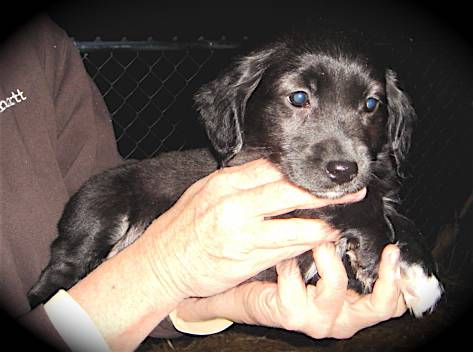
#> input picture foregrounds/dog.139.jpg, 473 x 352 px; its folder holds 4 pictures in this run
$ jupyter execute --allow-errors MultipleForegroundImages.ipynb
#> lines starting #> are read from the running program, lines starting #| are printed output that depends on the picture
[cell 1]
import os
import glob
import numpy as np
from random import randint
from matplotlib import pyplot as plt
from PIL import Image,ImageDraw
from shapely.geometry import Polygon
from random import choice
import PIL
import random

## Set all the configurations

[cell 2]
## the foreground image is rotated between -20 to +20 degree randomyl
foreground_rotate_lower=-20
foreground_rotate_upper=20
## upper and lower define the maximum and minimum foregrounds allowed in  one background.
##No. of foregrounds are randomly generated
upper=12
lower=1

relaxation=1

background_width=1920
background_height=1080

## Set all the paths required

[cell 3]
foregroundPath="Syn-Create/foregrounds/*"
saveAnnotation="Syn-Create/NewAnnotations/"
backgroundPath="Syn-Create/backgrounds/*"
destination="Syn-Create/syndata/"

## Read and view files

[cell 4]
backgrounds= glob.glob(backgroundPath)
#background_engine =glob.glob(background_engine_path)
#print(len(background_scenery), len(background_engine))
#+ background_engine
print(len(backgrounds))
foreground= glob.glob(foregroundPath)
print(len(foreground))

[cell 5]
rows = 3
columns = 3
total=rows*columns
fig = plt.figure(figsize=(rows+4, columns+4))
Images=[]
# reading images
for i in range(total):
    Images.append(Image.open(random.sample(foreground,1)[0]))


for i in range(total):
    fig.add_subplot(rows, columns, i+1)
# showing image
    plt.imshow(Images[i])
    plt.axis('off')
    plt.title("Foreground Image:"+str(i+1))
#> this loop made 9 passes
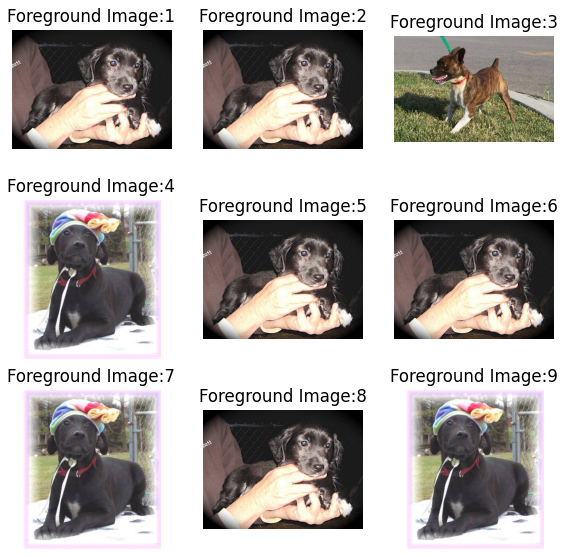
#> figure drawn by matplotlib, 9 panels
